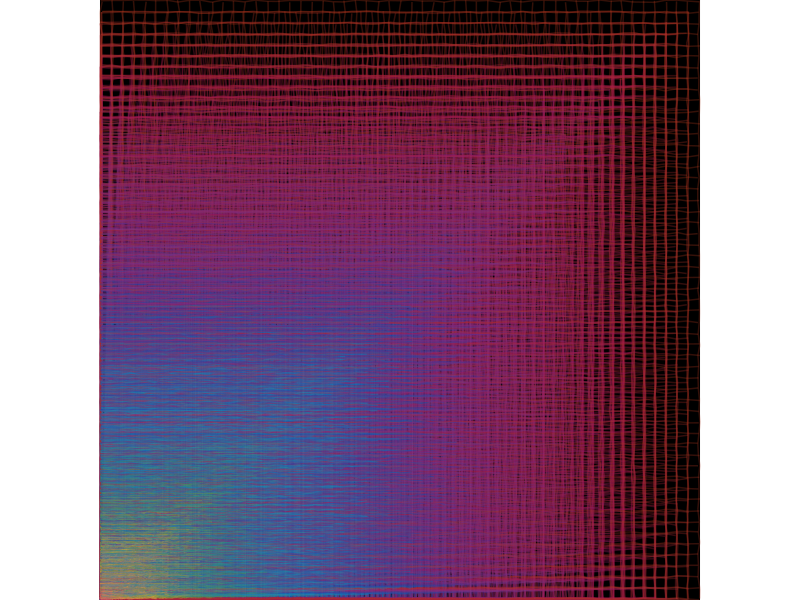

This chart was generated by the following R code:
## ---- chunk 1

#=============================================================================#
#Library Load-in---------------------------------------------------------------
#=============================================================================#
library(dplyr) #For data manipulation
library(purrr) #For list manipulation/iterations
library(ggplot2) #For Plotting

#=============================================================================#
#Data Set-up-------------------------------------------------------------------
#=============================================================================#

#Number of grids in total#
n = 55

#X scale transformations
var_trans <- seq(0,10, length.out = n)

#Compiling grids
grid_data <- map2_df(var_trans, n, ~ tibble(x = seq(0,(.5)*..1, length.out = ..2),
                                            y = x) |> 
                       expand.grid())

#Adding color palette to grid data#
grid_data_color <- grid_data |>
  mutate(color = colorRampPalette(rev(c("#af3918", "#a21152", "#822b75",
                                        "#612884","#154baf","#0b82b9", 
                                        "#277e9d","#488e35","#e3a934",
                                        "#b2336a")))(nrow(grid_data))
                                        )
                                             
#=============================================================================#
#Final Piece-------------------------------------------------------------------
#=============================================================================#

grid_data_color |>
  ggplot(aes(x,y))+
  theme_void()+
  theme(plot.background = element_rect(fill = "black"))+
  geom_path(aes(group = x), 
            alpha = .3, 
            color = grid_data_color$color, 
            position = position_jitter(width = .01, height = .01))+
  geom_path(aes(group = y), 
            alpha =.3, 
            color = grid_data_color$color, 
            position = position_jitter(width = .01, height = .01))+
  geom_path(aes(group = x), 
            alpha = .03, 
            color = "white", 
            linewidth = .03)+
  geom_path(aes(group = y), 
            alpha = .03, 
            color = "white", 
            linewidth = .03)+
  coord_equal(expand = FALSE)

# ggsave("images/17.png",
#        device = "png",
#        dpi = 300,
#        bg = "transparent")
